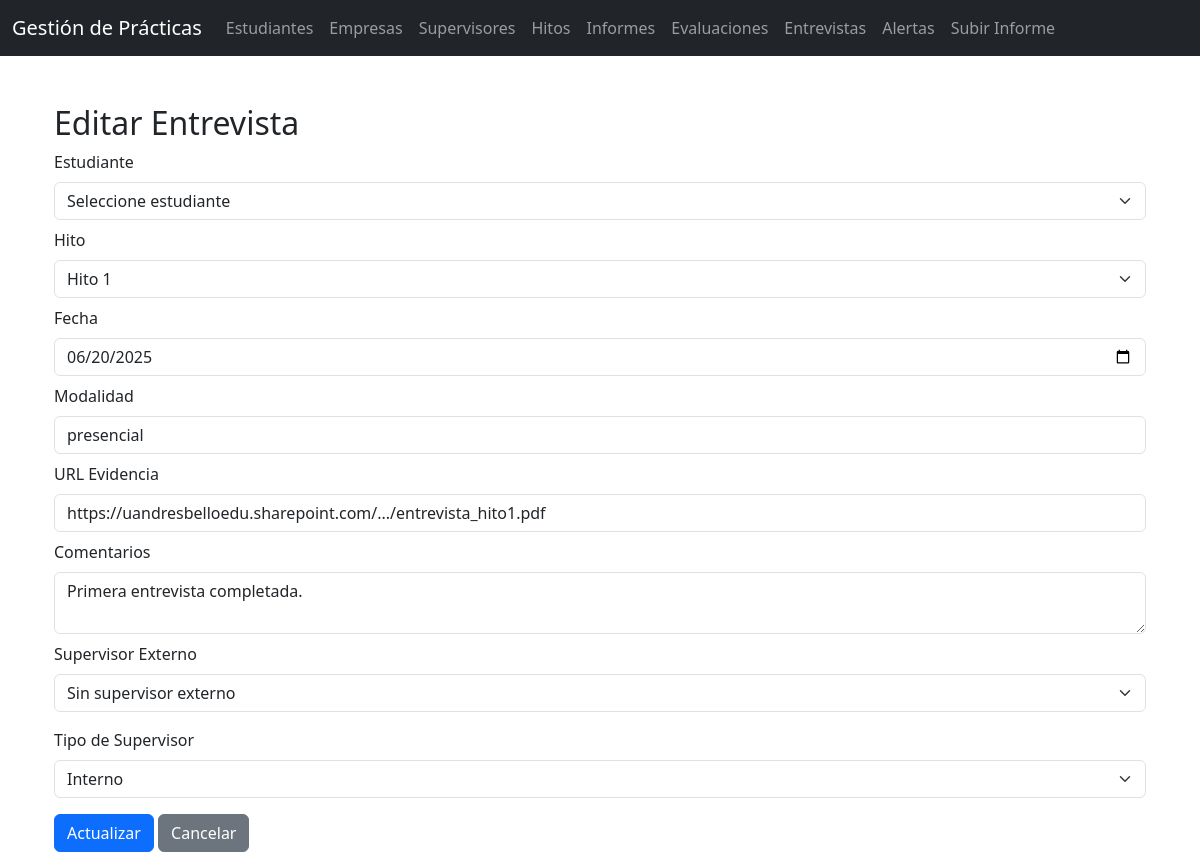
The app's page /entrevistas/editar.php?id=1 with its own data.
### tables this page shows
CREATE TABLE `entrevistas` (
  `id` int(11) NOT NULL,
  `estudiante_id` int(11) NOT NULL,
  `hito_id` int(11) NOT NULL,
  `fecha` date NOT NULL,
  `modalidad` varchar(50) DEFAULT NULL,
  `evidencia_url` text DEFAULT NULL,
  `comentarios` text DEFAULT NULL,
  `supervisor_id` int(11) DEFAULT NULL,
  `tipo_supervisor` enum('interno','externo') NOT NULL
);

CREATE TABLE `hitos` (
  `id` int(11) NOT NULL,
  `nombre` varchar(50) NOT NULL,
  `descripcion` text DEFAULT NULL
);

### entrevistas/editar.php (the view, shortened to what this page needs)
<?php
include('../includes/db.php');
include('../includes/header.php');
$tipo_supervisor = 'interno';
$id = $_GET['id'];
$stmt = $pdo->prepare("SELECT * FROM entrevistas WHERE id = ?");
$stmt->execute([$id]);
$entrevista = $stmt->fetch();
$hitos = $pdo->query("SELECT id, nombre FROM hitos ORDER BY nombre");
?>
<div class="container mt-5">
    <h2>Editar Entrevista</h2>
    <form method="post">
        <label class="form-label">Estudiante</label>
        <select class="form-select mb-2" name="estudiante_id" required>
            <option value="">Seleccione estudiante</option>
        </select>
        <label class="form-label">Hito</label>
        <select class="form-select mb-2" name="hito_id" required>
            <?php foreach ($hitos as $h): ?>
                <option value="<?= $h['id'] ?>" <?= $h['id'] == $entrevista['hito_id'] ? 'selected' : '' ?>><?= $h['nombre'] ?></option>
            <?php endforeach; ?>
        </select>
        <label class="form-label">Fecha</label>
        <input class="form-control mb-2" type="date" name="fecha" value="<?= $entrevista['fecha'] ?>" required>
        <label class="form-label">Modalidad</label>
        <input class="form-control mb-2" type="text" name="modalidad" value="<?= $entrevista['modalidad'] ?>">
        <label class="form-label">URL Evidencia</label>
        <input class="form-control mb-2" type="url" name="evidencia_url" value="<?= $entrevista['evidencia_url'] ?>">
        <label class="form-label">Comentarios</label>
        <textarea class="form-control mb-2" name="comentarios"><?= $entrevista['comentarios'] ?></textarea>
        <label class="form-label">Supervisor Externo</label>
        <select class="form-select mb-3" name="supervisor_id">
            <option value="">Sin supervisor externo</option>
        </select>
        <div class="mb-3">
        <label for="tipo_supervisor" class="form-label">Tipo de Supervisor</label>
        <select name="tipo_supervisor" class="form-select" required>
            <option value="interno" <?= $tipo_supervisor == 'interno' ? 'selected' : '' ?>>Interno</option>
        </select>
</div>
        <button class="btn btn-primary">Actualizar</button>
        <a class="btn btn-secondary" href="listar.php">Cancelar</a>
    </form>
</div>
<?php include('../includes/footer.php'); ?>

### records on screen
entrevistas: hito_id "Hito 1", fecha "06/20/2025", modalidad "presencial", evidencia_url "https://uandresbelloedu.sharepoint.com/.../entrevista_hito1.pdf", comentarios "Primera entrevista completada."
